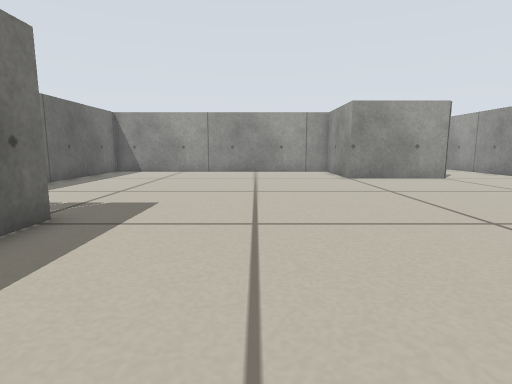
[1] (above)

22 first-person views from a walk through a Stage world. The camera is 0.31 m above the floor, tilts 8° down and sees 80° across. Floor lines are 1 m apart. The floor is counted in squares, 0.25 m on a side. Each view is taken from the middle of a square. On the plan, view 1 faces up. The plan holds only what a view shows up to about 13 squares ahead; the rest is blank. The place goes on beyond the plan. Robots are left out.

[2]
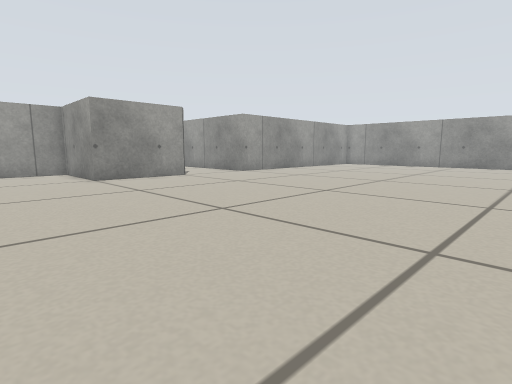

[3]
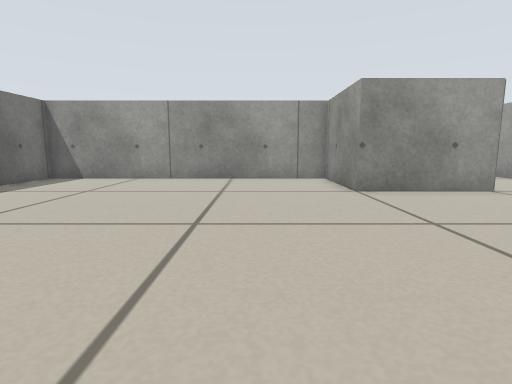

[4]
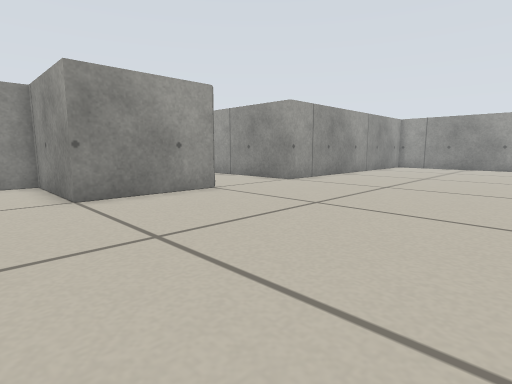

[5]
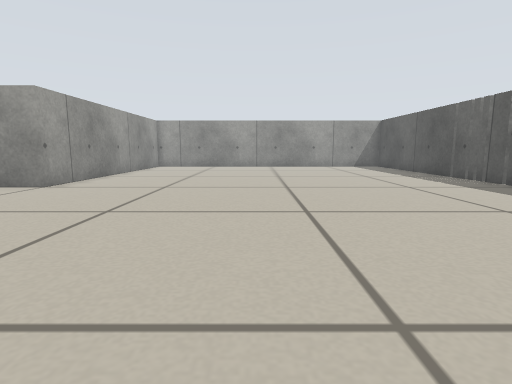

[6]
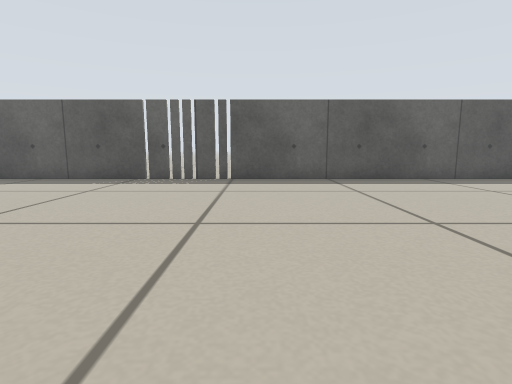

[7]
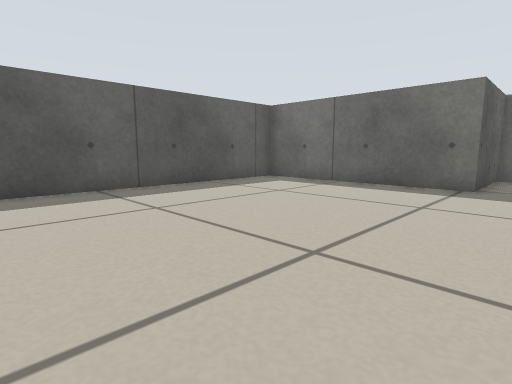

[8]
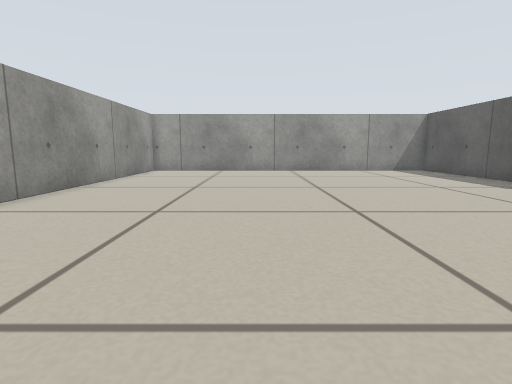

[9]
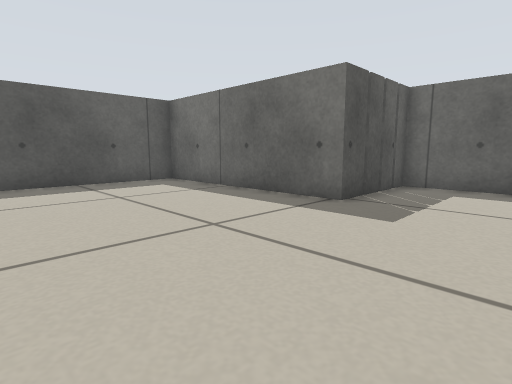

[10]
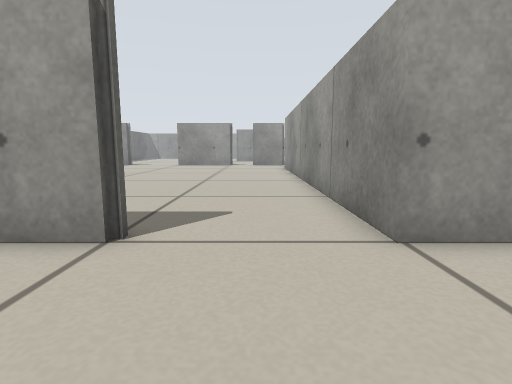

[11]
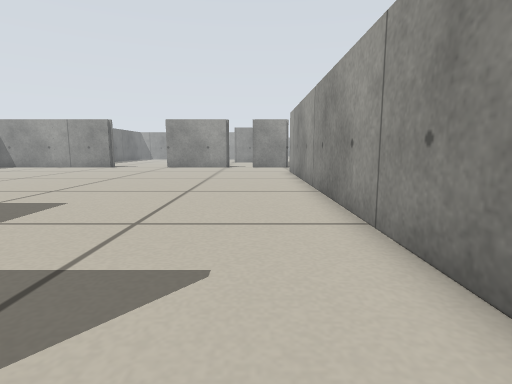

[12]
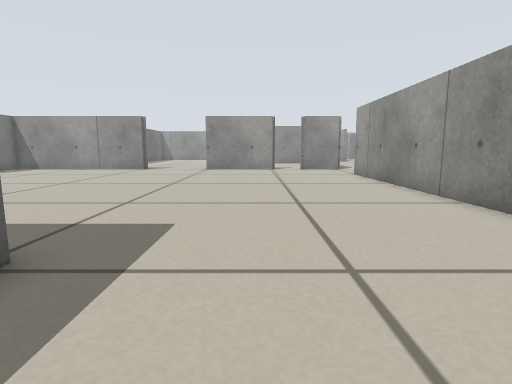

[13]
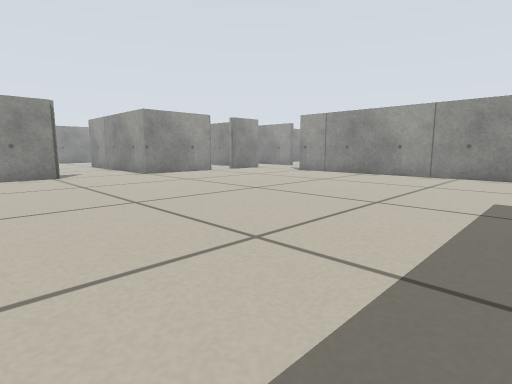

[14]
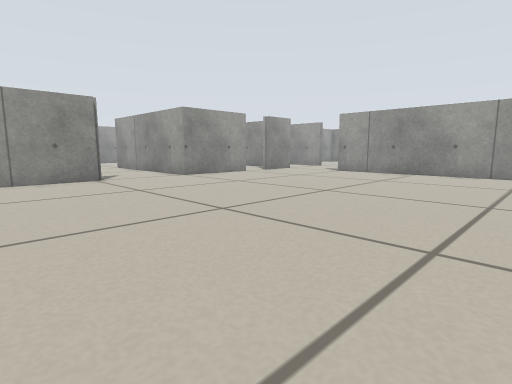

[15]
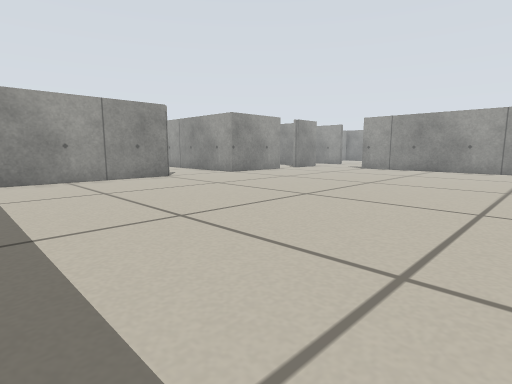

[16]
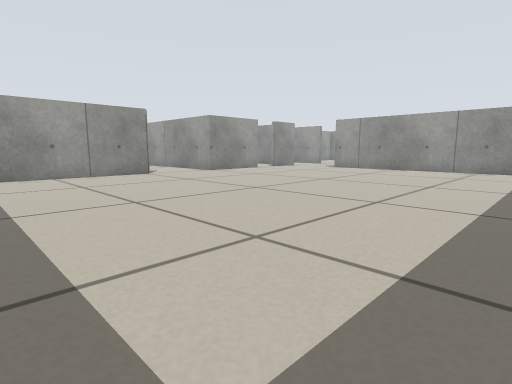

[17]
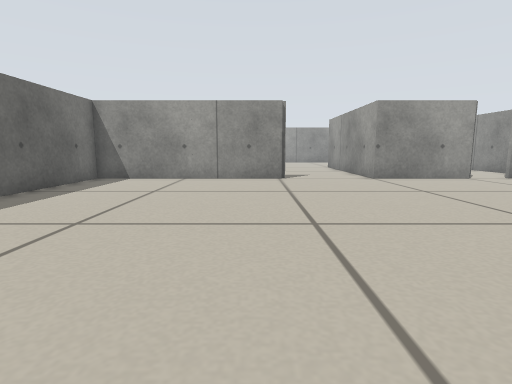

[18]
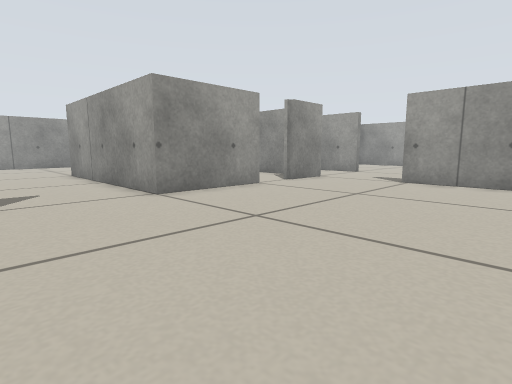

[19]
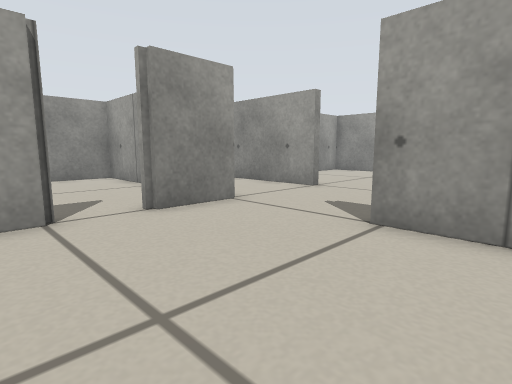

[20]
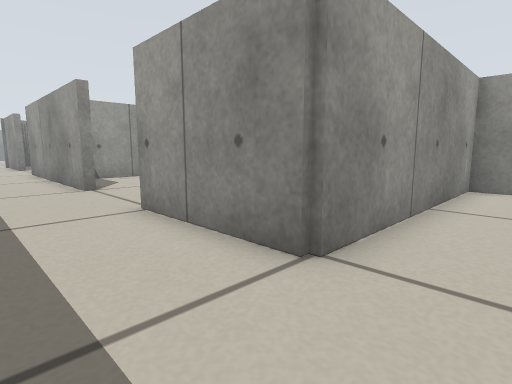

[21]
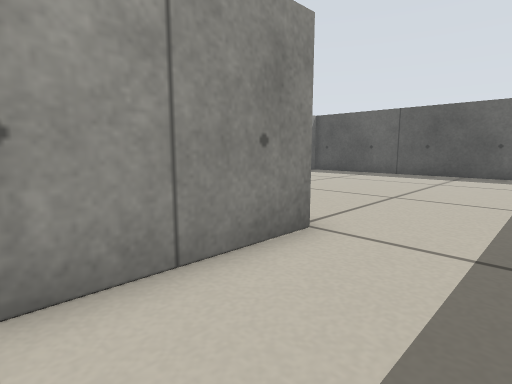

[22]
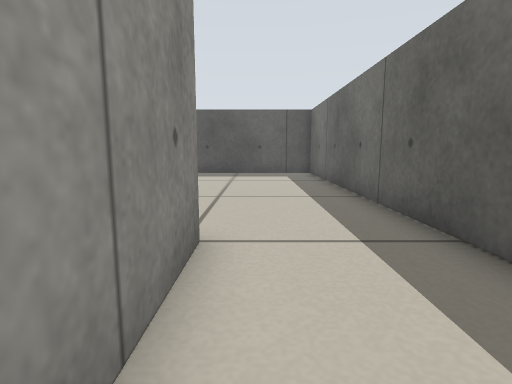

### Floor plan
Points are (right, up) in squares from view 1. A wall is a line through its corners. A room is listed if a view was taken in it or the views show most of it. See-through windows are left out.
Room 1 (views 1, 2, 3, 4, 5, 6, 7, 8, 9, 10, 11)
walls: (8.1, 12.9) (4, 12.9) (4, 16.9) (-7.5, 16.9); (-7.5, 5.3) (-3.6, 5.3) (-3.6, -2.7) (19.5, -2.7); (19.2, 12.9) (11.9, 12.9)
ways out: opening at (10, 13) to room 2; gap at (-5.5, 5); gap at (13.5, -3)
Room 2 (views 12, 13, 14, 15, 16, 17, 18, 19, 20, 21, 22)
walls: (8.1, 32.8) (4, 32.8) (4, 39.9); (12.2, 25.9) (12.2, 15.8); (12.1, 32.8) (9.9, 32.8); (0.1, 32.8) (-7.5, 32.8); (15.8, 32.9) (15.8, 39); (11.9, 37.8) (11.9, 40.8) (9.6, 40.8); (19.5, 24.9) (15.8, 24.9) (15.8, 29.2); (18, 36.8) (17.2, 36.8); (11.9, 12.9) (11.9, 29.2); (14.4, 13.2) (16.1, 13.2)
ways out: opening at (10, 13) to room 1

Where each view was taken, in squares from view 1:
view 1: 0 up, 0 right, facing up
view 2: 0 up, 0 right, facing up-right
view 3: 4 up, 1 right, facing up
view 4: 5 up, 2 right, facing up-right
view 5: 6 up, 2 right, facing right
view 6: 10 up, 11 right, facing down
view 7: 7 up, 7 right, facing down-left
view 8: 7 up, 6 right, facing right
view 9: 9 up, 3 right, facing down-left
view 10: 9 up, 10 right, facing up
view 11: 12 up, 10 right, facing up
view 12: 14 up, 7 right, facing up
view 13: 18 up, 3 left, facing up-right
view 14: 20 up, 4 left, facing up-right
view 15: 20 up, 7 left, facing up-right
view 16: 18 up, 7 left, facing up-right
view 17: 20 up, 1 left, facing up
view 18: 25 up, 0 right, facing up-right
view 19: 27 up, 7 right, facing up-right
view 20: 23 up, 13 right, facing up-right
view 21: 29 up, 13 right, facing down-right
view 22: 29 up, 15 right, facing down
